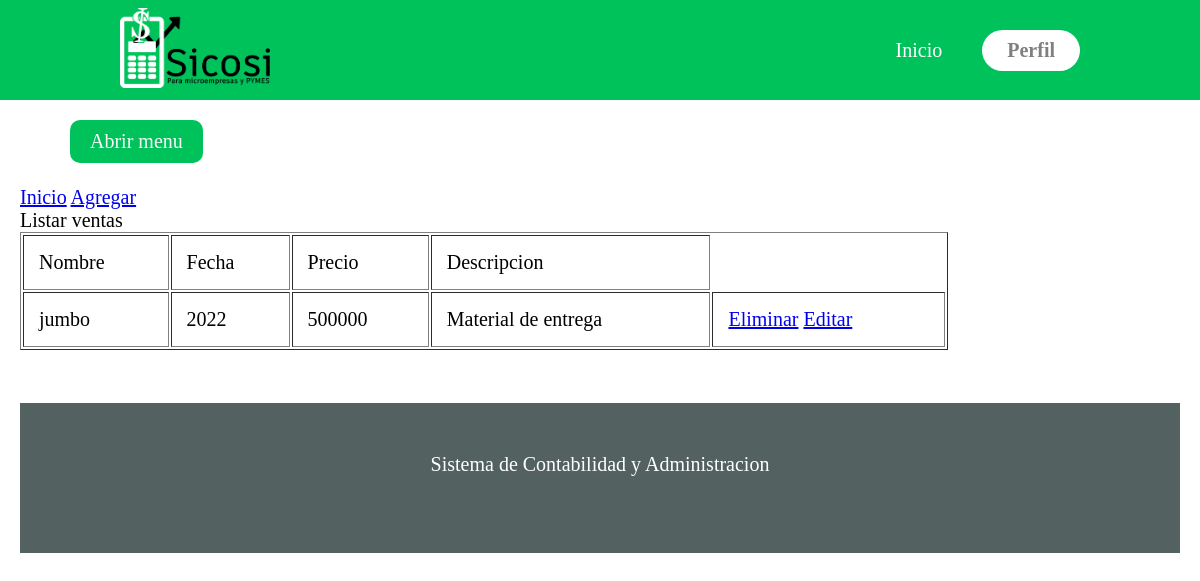
The app's page /Ventas/index, older data.
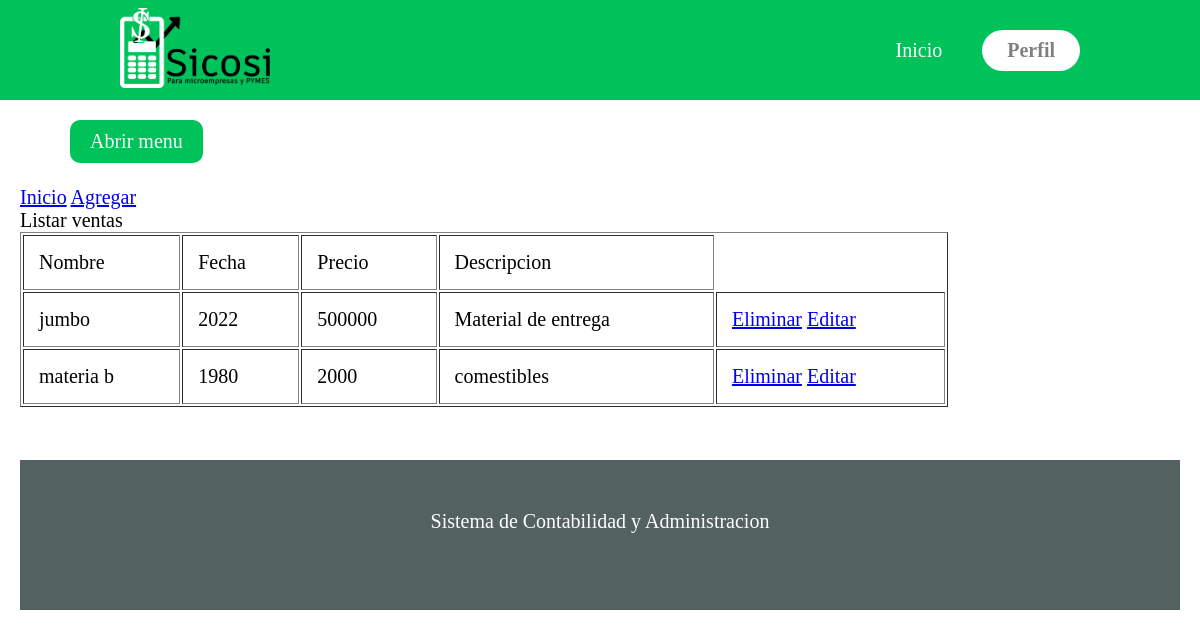
The same page, newer data.
### base/models.py (models this page shows, shortened)
class Venta(models.Model):
    nombre      = models.CharField(primary_key=True,max_length=63, verbose_name='Nombre')
    fecha       = models.IntegerField(verbose_name='Fecha')
    precio      = models.IntegerField(verbose_name='Precio')
    descripcion = models.CharField(max_length=50, verbose_name='Descripcion')

### base/views.py (the view)
# urls.py: path('Ventas/index', views.ventas, name="ventas"),
def ventas(request):
    ventas = Venta.objects.all()
    return render(request, 'app/Ventas/index.html', {'ventas': ventas })

### base/templates/app/Ventas/index.html (shortened to what this page needs)
{% extends 'app/base.html' %}
{% block contenido %}
Listar ventas
<table border="1px" border-collapse= collapse width=80%>
    <thead>
        <tr text-align= center>
            <td text-align= center>Nombre</td>
            <td>Fecha</td>
            <td>Precio</td>
            <td>Descripcion</td>
        </tr>
    </thead>
    <tbody>
        {% for per in ventas %}
        <tr>
            <td>{{per.nombre}}</td>
            <td>{{per.fecha}}</td>
            <td>{{per.precio}}</td>
            <td>{{per.descripcion}}</td>
            <td>
                <a href="{% url 'eliminar'  per.nombre %}">Eliminar</a>
                <a href="{% url 'editar'  per.nombre %}">Editar</a>
            </td>
        </tr>
        {% endfor %}
    </tbody>
</table>
<br>
{% endblock %}

Row changes from the older to the newer data that the page shows:
added Venta: nombre "materia b", fecha "1980", precio "2000", descripcion "comestibles"
